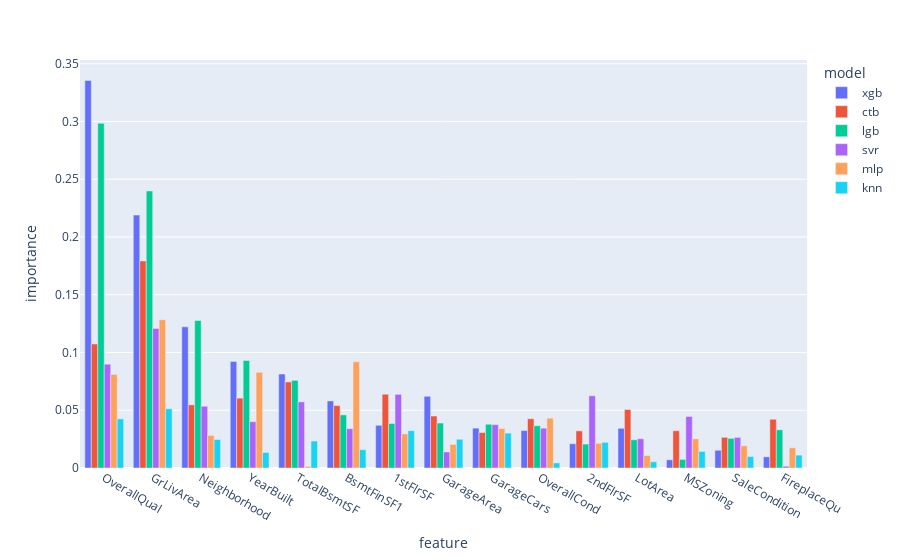
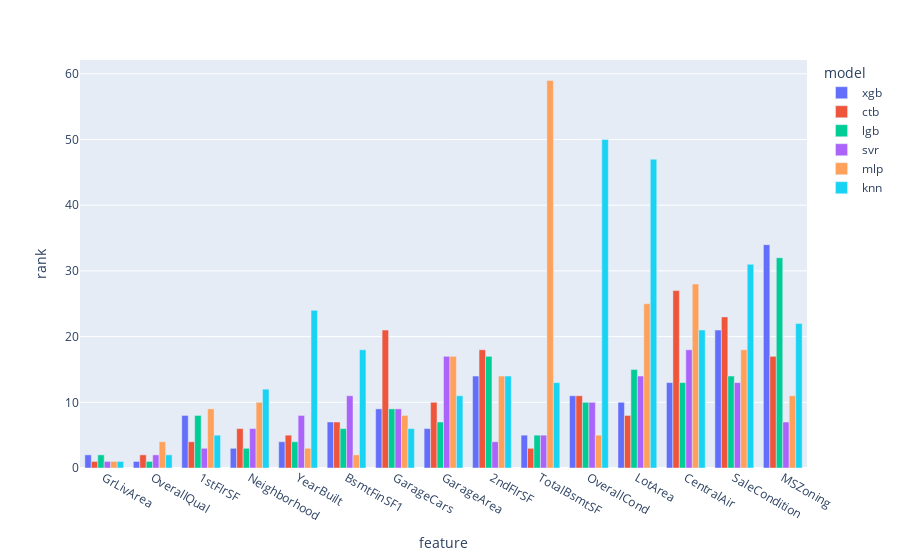

Notebook cell for these charts, in order:
### Code cell
comparison_df = ft.get_feature_comparison(importance_df)

ft.plot_importance_comparison(comparison_df)
ft.plot_rank_comparison(comparison_df)

### Figure 1 — Plotly figure (JSON) as saved in the notebook; plotly's stock layout.template omitted (floating-point values rounded to 4 significant figures)
{"data": [{"alignmentgroup": "True", "hovertemplate": "model=xgb<br>feature=%{x}<br>importance=%{y}<extra></extra>", "legendgroup": "xgb", "marker": {"color": "#636efa", "pattern": {"shape": ""}}, "name": "xgb", "offsetgroup": "xgb", "orientation": "v", "showlegend": true, "textposition": "auto", "type": "bar", "x": ["OverallQual", "GrLivArea", "Neighborhood", "YearBuilt", "TotalBsmtSF", "BsmtFinSF1", "1stFlrSF", "GarageArea", "GarageCars", "OverallCond", "2ndFlrSF", "LotArea", "MSZoning", "SaleCondition", "FireplaceQu"], "xaxis": "x", "y": [0.3355, 0.2189, 0.1222, 0.09224, 0.08137, 0.05805, 0.03696, 0.06206, 0.0345, 0.03238, 0.021, 0.03436, 0.007093, 0.01538, 0.009661], "yaxis": "y"}, {"alignmentgroup": "True", "hovertemplate": "model=ctb<br>feature=%{x}<br>importance=%{y}<extra></extra>", "legendgroup": "ctb", "marker": {"color": "#EF553B", "pattern": {"shape": ""}}, "name": "ctb", "offsetgroup": "ctb", "orientation": "v", "showlegend": true, "textposition": "auto", "type": "bar", "x": ["OverallQual", "GrLivArea", "Neighborhood", "YearBuilt", "TotalBsmtSF", "BsmtFinSF1", "1stFlrSF", "GarageArea", "GarageCars", "OverallCond", "2ndFlrSF", "LotArea", "MSZoning", "SaleCondition", "FireplaceQu"], "xaxis": "x", "y": [0.1074, 0.1792, 0.05465, 0.0605, 0.07451, 0.05403, 0.06383, 0.045, 0.0307, 0.0426, 0.03214, 0.05063, 0.03227, 0.02656, 0.04219], "yaxis": "y"}, {"alignmentgroup": "True", "hovertemplate": "model=lgb<br>feature=%{x}<br>importance=%{y}<extra></extra>", "legendgroup": "lgb", "marker": {"color": "#00cc96", "pattern": {"shape": ""}}, "name": "lgb", "offsetgroup": "lgb", "orientation": "v", "showlegend": true, "textposition": "auto", "type": "bar", "x": ["OverallQual", "GrLivArea", "Neighborhood", "YearBuilt", "TotalBsmtSF", "BsmtFinSF1", "1stFlrSF", "GarageArea", "GarageCars", "OverallCond", "2ndFlrSF", "LotArea", "MSZoning", "SaleCondition", "FireplaceQu"], "xaxis": "x", "y": [0.2984, 0.2398, 0.1277, 0.09307, 0.07589, 0.04596, 0.03852, 0.03891, 0.03788, 0.0366, 0.02072, 0.02442, 0.007469, 0.02566, 0.03305], "yaxis": "y"}, {"alignmentgroup": "True", "hovertemplate": "model=svr<br>feature=%{x}<br>importance=%{y}<extra></extra>", "legendgroup": "svr", "marker": {"color": "#ab63fa", "pattern": {"shape": ""}}, "name": "svr", "offsetgroup": "svr", "orientation": "v", "showlegend": true, "textposition": "auto", "type": "bar", "x": ["OverallQual", "GrLivArea", "Neighborhood", "YearBuilt", "TotalBsmtSF", "BsmtFinSF1", "1stFlrSF", "GarageArea", "GarageCars", "OverallCond", "2ndFlrSF", "LotArea", "MSZoning", "SaleCondition", "FireplaceQu"], "xaxis": "x", "y": [0.08989, 0.1208, 0.05347, 0.04006, 0.05726, 0.03404, 0.06377, 0.01388, 0.03752, 0.03446, 0.06252, 0.02532, 0.04461, 0.02648, 0.001493], "yaxis": "y"}, {"alignmentgroup": "True", "hovertemplate": "model=mlp<br>feature=%{x}<br>importance=%{y}<extra></extra>", "legendgroup": "mlp", "marker": {"color": "#FFA15A", "pattern": {"shape": ""}}, "name": "mlp", "offsetgroup": "mlp", "orientation": "v", "showlegend": true, "textposition": "auto", "type": "bar", "x": ["OverallQual", "GrLivArea", "Neighborhood", "YearBuilt", "TotalBsmtSF", "BsmtFinSF1", "1stFlrSF", "GarageArea", "GarageCars", "OverallCond", "2ndFlrSF", "LotArea", "MSZoning", "SaleCondition", "FireplaceQu"], "xaxis": "x", "y": [0.08107, 0.1283, 0.02815, 0.08288, 0.001413, 0.09196, 0.02952, 0.02041, 0.03415, 0.04312, 0.02137, 0.01076, 0.02531, 0.0192, 0.01746], "yaxis": "y"}, {"alignmentgroup": "True", "hovertemplate": "model=knn<br>feature=%{x}<br>importance=%{y}<extra></extra>", "legendgroup": "knn", "marker": {"color": "#19d3f3", "pattern": {"shape": ""}}, "name": "knn", "offsetgroup": "knn", "orientation": "v", "showlegend": true, "textposition": "auto", "type": "bar", "x": ["OverallQual", "GrLivArea", "Neighborhood", "YearBuilt", "TotalBsmtSF", "BsmtFinSF1", "1stFlrSF", "GarageArea", "GarageCars", "OverallCond", "2ndFlrSF", "LotArea", "MSZoning", "SaleCondition", "FireplaceQu"], "xaxis": "x", "y": [0.04253, 0.0513, 0.02467, 0.01346, 0.02334, 0.01586, 0.03232, 0.02489, 0.0302, 0.004419, 0.0222, 0.005382, 0.01433, 0.009914, 0.01115], "yaxis": "y"}], "layout": {"barmode": "group", "legend": {"title": {"text": "model"}, "tracegroupgap": 0}, "margin": {"t": 60}, "xaxis": {"anchor": "y", "domain": [0, 1], "title": {"text": "feature"}}, "yaxis": {"anchor": "x", "domain": [0, 1], "title": {"text": "importance"}}}}

### Figure 2 — Plotly figure (JSON) as saved in the notebook; plotly's stock layout.template omitted (floating-point values rounded to 4 significant figures)
{"data": [{"alignmentgroup": "True", "hovertemplate": "model=xgb<br>feature=%{x}<br>rank=%{y}<extra></extra>", "legendgroup": "xgb", "marker": {"color": "#636efa", "pattern": {"shape": ""}}, "name": "xgb", "offsetgroup": "xgb", "orientation": "v", "showlegend": true, "textposition": "auto", "type": "bar", "x": ["GrLivArea", "OverallQual", "1stFlrSF", "Neighborhood", "YearBuilt", "BsmtFinSF1", "GarageCars", "GarageArea", "2ndFlrSF", "TotalBsmtSF", "OverallCond", "LotArea", "CentralAir", "SaleCondition", "MSZoning"], "xaxis": "x", "y": [2.0, 1.0, 8.0, 3.0, 4.0, 7.0, 9.0, 6.0, 14.0, 5.0, 11.0, 10.0, 13.0, 21.0, 34.0], "yaxis": "y"}, {"alignmentgroup": "True", "hovertemplate": "model=ctb<br>feature=%{x}<br>rank=%{y}<extra></extra>", "legendgroup": "ctb", "marker": {"color": "#EF553B", "pattern": {"shape": ""}}, "name": "ctb", "offsetgroup": "ctb", "orientation": "v", "showlegend": true, "textposition": "auto", "type": "bar", "x": ["GrLivArea", "OverallQual", "1stFlrSF", "Neighborhood", "YearBuilt", "BsmtFinSF1", "GarageCars", "GarageArea", "2ndFlrSF", "TotalBsmtSF", "OverallCond", "LotArea", "CentralAir", "SaleCondition", "MSZoning"], "xaxis": "x", "y": [1.0, 2.0, 4.0, 6.0, 5.0, 7.0, 21.0, 10.0, 18.0, 3.0, 11.0, 8.0, 27.0, 23.0, 17.0], "yaxis": "y"}, {"alignmentgroup": "True", "hovertemplate": "model=lgb<br>feature=%{x}<br>rank=%{y}<extra></extra>", "legendgroup": "lgb", "marker": {"color": "#00cc96", "pattern": {"shape": ""}}, "name": "lgb", "offsetgroup": "lgb", "orientation": "v", "showlegend": true, "textposition": "auto", "type": "bar", "x": ["GrLivArea", "OverallQual", "1stFlrSF", "Neighborhood", "YearBuilt", "BsmtFinSF1", "GarageCars", "GarageArea", "2ndFlrSF", "TotalBsmtSF", "OverallCond", "LotArea", "CentralAir", "SaleCondition", "MSZoning"], "xaxis": "x", "y": [2.0, 1.0, 8.0, 3.0, 4.0, 6.0, 9.0, 7.0, 17.0, 5.0, 10.0, 15.0, 13.0, 14.0, 32.0], "yaxis": "y"}, {"alignmentgroup": "True", "hovertemplate": "model=svr<br>feature=%{x}<br>rank=%{y}<extra></extra>", "legendgroup": "svr", "marker": {"color": "#ab63fa", "pattern": {"shape": ""}}, "name": "svr", "offsetgroup": "svr", "orientation": "v", "showlegend": true, "textposition": "auto", "type": "bar", "x": ["GrLivArea", "OverallQual", "1stFlrSF", "Neighborhood", "YearBuilt", "BsmtFinSF1", "GarageCars", "GarageArea", "2ndFlrSF", "TotalBsmtSF", "OverallCond", "LotArea", "CentralAir", "SaleCondition", "MSZoning"], "xaxis": "x", "y": [1.0, 2.0, 3.0, 6.0, 8.0, 11.0, 9.0, 17.0, 4.0, 5.0, 10.0, 14.0, 18.0, 13.0, 7.0], "yaxis": "y"}, {"alignmentgroup": "True", "hovertemplate": "model=mlp<br>feature=%{x}<br>rank=%{y}<extra></extra>", "legendgroup": "mlp", "marker": {"color": "#FFA15A", "pattern": {"shape": ""}}, "name": "mlp", "offsetgroup": "mlp", "orientation": "v", "showlegend": true, "textposition": "auto", "type": "bar", "x": ["GrLivArea", "OverallQual", "1stFlrSF", "Neighborhood", "YearBuilt", "BsmtFinSF1", "GarageCars", "GarageArea", "2ndFlrSF", "TotalBsmtSF", "OverallCond", "LotArea", "CentralAir", "SaleCondition", "MSZoning"], "xaxis": "x", "y": [1.0, 4.0, 9.0, 10.0, 3.0, 2.0, 8.0, 17.0, 14.0, 59.0, 5.0, 25.0, 28.0, 18.0, 11.0], "yaxis": "y"}, {"alignmentgroup": "True", "hovertemplate": "model=knn<br>feature=%{x}<br>rank=%{y}<extra></extra>", "legendgroup": "knn", "marker": {"color": "#19d3f3", "pattern": {"shape": ""}}, "name": "knn", "offsetgroup": "knn", "orientation": "v", "showlegend": true, "textposition": "auto", "type": "bar", "x": ["GrLivArea", "OverallQual", "1stFlrSF", "Neighborhood", "YearBuilt", "BsmtFinSF1", "GarageCars", "GarageArea", "2ndFlrSF", "TotalBsmtSF", "OverallCond", "LotArea", "CentralAir", "SaleCondition", "MSZoning"], "xaxis": "x", "y": [1.0, 2.0, 5.0, 12.0, 24.0, 18.0, 6.0, 11.0, 14.0, 13.0, 50.0, 47.0, 21.0, 31.0, 22.0], "yaxis": "y"}], "layout": {"barmode": "group", "legend": {"title": {"text": "model"}, "tracegroupgap": 0}, "margin": {"t": 60}, "xaxis": {"anchor": "y", "domain": [0, 1], "title": {"text": "feature"}}, "yaxis": {"anchor": "x", "domain": [0, 1], "title": {"text": "rank"}}}}
